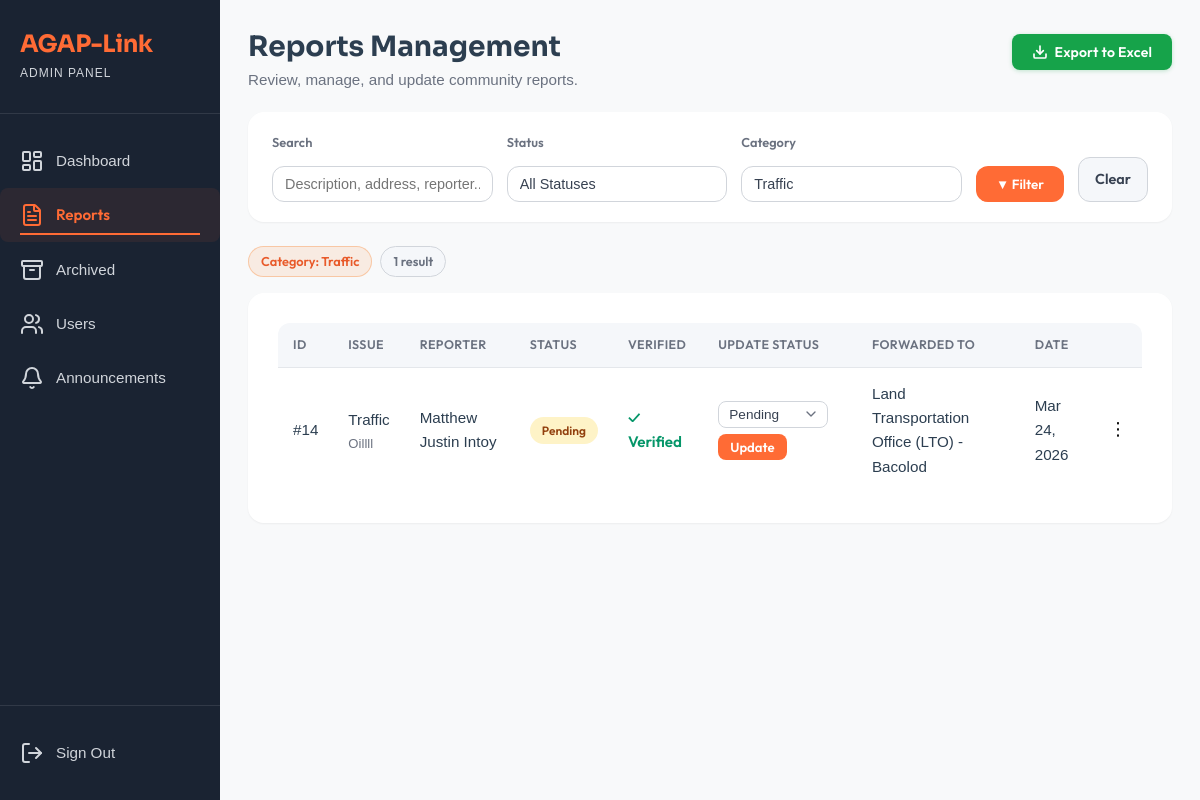
Page /view/admin_module/admin_report.php?category=7 (signed in) on the committed database.
### tables this page shows
CREATE TABLE `reports` (
  `report_id` int(11) NOT NULL,
  `user_id` int(11) NOT NULL,
  `category_id` int(11) NOT NULL,
  `assigned_agency_id` int(11) DEFAULT NULL,
  `description` text NOT NULL,
  `address` varchar(255) NOT NULL,
  `photo_path` varchar(255) DEFAULT NULL,
  `gps_lat` decimal(10,8) DEFAULT NULL,
  `gps_long` decimal(11,8) DEFAULT NULL,
  `status` enum('Pending','Verified','Forwarded','Ongoing','Resolved') DEFAULT 'Pending',
  `priority` enum('Low','Medium','Critical') DEFAULT 'Low',
  `created_at` timestamp NOT NULL DEFAULT current_timestamp(),
  `updated_at` timestamp NOT NULL DEFAULT current_timestamp() ON UPDATE current_timestamp(),
  `is_archived` tinyint(1) NOT NULL DEFAULT 0 COMMENT '0 = active, 1 = archived (soft-deleted)',
  `archived_at` datetime DEFAULT NULL,
  `is_verified` tinyint(1) NOT NULL DEFAULT 0,
  `agency_verified_at` datetime DEFAULT NULL
);

CREATE TABLE `categories` (
  `category_id` int(11) NOT NULL,
  `name` varchar(50) NOT NULL,
  `description` text DEFAULT NULL,
  `created_at` timestamp NOT NULL DEFAULT current_timestamp()
);

CREATE TABLE `agencies` (
  `agency_id` int(11) NOT NULL,
  `name` varchar(100) NOT NULL,
  `contact_number` varchar(20) DEFAULT NULL,
  `type` varchar(50) DEFAULT NULL,
  `category_id` int(11) DEFAULT NULL,
  `created_at` timestamp NOT NULL DEFAULT current_timestamp()
);

### model/Report.php (called while the page is built, shortened)
<?php
require_once dirname(__DIR__) . '/config/agaplinkdb.php';
class Report
{
    private $conn;
    public function __construct()
    {
        global $conn;
        $this->conn = $conn;
    }
    public function getAllCategories()
    {
        $sql = "SELECT category_id, name FROM categories WHERE name != 'Other' ORDER BY name ASC";
        $q = $this->conn->query($sql);
        return $q->fetchAll(PDO::FETCH_ASSOC);
    }
    public function getFilteredReports($filterStatus = '', $filterCategory = '', $filterSearch = '')
    {
        $sql = "SELECT r.*, c.name AS category_name, a.name AS agency_name,
                       CONCAT(u.first_name, ' ', IFNULL(CONCAT(u.middle_initial, '. '), ''), u.last_name) AS full_name,
                       u.phone_number AS reporter_phone
                FROM reports r
                LEFT JOIN categories c ON r.category_id = c.category_id
                LEFT JOIN agencies   a ON r.assigned_agency_id = a.agency_id
                LEFT JOIN users      u ON r.user_id = u.user_id
                WHERE (r.is_archived = 0 OR r.is_archived IS NULL)";
        $params = [];
        if ($filterCategory !== '') {
            $sql .= " AND r.category_id = ?";
            $params[] = $filterCategory;
        }
        $sql .= " ORDER BY r.created_at DESC";
        $stmt = $this->conn->prepare($sql);
        $stmt->execute($params);
        return $stmt->fetchAll(PDO::FETCH_ASSOC);
    }
}

### view/admin_module/admin_report.php (the view, shortened to what this page needs)
<?php
require_once dirname(__DIR__, 2) . "/config/agaplinkdb.php";
require_once MODEL_PATH . 'Report.php';
$filterStatus   = $_GET['status']   ?? '';
$filterCategory = $_GET['category'] ?? '';
$filterSearch   = trim($_GET['search'] ?? '');
$reportModel = new Report();
$allReports  = $reportModel->getFilteredReports($filterStatus, $filterCategory, $filterSearch);
$hasReports  = !empty($allReports);
$categories  = $reportModel->getAllCategories();
$statuses = ['Pending', 'Verified', 'Forwarded', 'Ongoing', 'Resolved'];
?>
<!DOCTYPE html>
<html lang="en">
<head>
    <link rel="stylesheet" href="<?= ASSET_URL ?>/css/admin_module/admin_module.css">
     <link rel="stylesheet" href="<?= ASSET_URL ?>/css/admin_module/admin_reports.css">
</head>
<body data-base-url="<?= BASE_URL ?>">
    <div class="dashboard-container">
        <?php require_once __DIR__ . '/../partials/admin_sidebar.php'; ?>
        <main class="main-content page-transition">
            <div class="reports-header">
                <div>
                    <h1>Reports Management</h1>
                    <p>Review, manage, and update community reports.</p>
                </div>
                <div class="reports-header-actions">
                    <button type="button" id="exportReportsBtn" class="btn-export">
                        <svg xmlns="http://www.w3.org/2000/svg" width="16" height="16" viewBox="0 0 24 24" fill="none" stroke="currentColor" stroke-width="2.5" stroke-linecap="round" stroke-linejoin="round">
                            <path d="M21 15v4a2 2 0 0 1-2 2H5a2 2 0 0 1-2-2v-4"/>
                            <polyline points="7 10 12 15 17 10"/>
                            <line x1="12" y1="15" x2="12" y2="3"/>
                        </svg>
                        Export to Excel
                    </button>
                </div>
            </div>
            <form method="GET" action="">
                <div class="filter-bar">
                    <div class="form-group">
                        <label for="search">Search</label>
                        <input type="text" id="search" name="search"
                            placeholder="Description, address, reporter..."
                            value="<?= htmlspecialchars($filterSearch) ?>">
                    </div>
                    <div class="form-group">
                        <label for="status">Status</label>
                        <select name="status" id="status">
                            <option value="">All Statuses</option>
                        </select>
                    </div>
                    <div class="form-group">
                        <label for="category">Category</label>
                        <select name="category" id="category">
                            <?php foreach ($categories as $cat): ?>
                                <option value="<?= $cat['category_id'] ?>"
                                    <?= $filterCategory == $cat['category_id'] ? 'selected' : '' ?>>
                                    <?= htmlspecialchars($cat['name']) ?>
                                </option>
                            <?php endforeach; ?>
                        </select>
                    </div>
                    <button type="submit" class="btn-filter-apply">&#x25BC; Filter</button>
                    <a href="<?= BASE_URL ?>/view/admin_module/admin_report.php" class="btn-clear">Clear</a>
                </div>
            </form>
            <?php if ($filterStatus || $filterCategory || $filterSearch): ?>
                <div class="active-filters">
                    <?php if ($filterCategory): ?>
                        <?php $catName = array_column($categories, 'name', 'category_id')[$filterCategory] ?? $filterCategory; ?>
                        <span class="filter-tag">Category: <?= htmlspecialchars($catName) ?></span>
                    <?php endif; ?>
                    <span class="filter-tag" style="background:var(--color-gray-100); color:var(--color-gray-600); border-color:var(--color-gray-300);">
                        <?= count($allReports) ?> result<?= count($allReports) !== 1 ? 's' : '' ?>
                    </span>
                </div>
            <?php endif; ?>
            <section class="reports-section">
                <?php if (!$hasReports): ?>
                    <div class="empty-state">
                        <div class="empty-icon">📋</div>
                        <p class="empty-message">No reports found<?= ($filterStatus || $filterCategory || $filterSearch) ? ' matching your filters.' : ' yet.' ?></p>
                    </div>
                <?php else: ?>
                    <div class="table-wrapper">
                        <table class="reports-table" id="reportsTable">
                            <thead>
                                <tr>
                                    <th>ID</th>
                                    <th>Issue</th>
                                    <th>Reporter</th>
                                    <th>Status</th>
                                    <th>Verified</th>
                                    <th>Update Status</th>
                                    <th>Forwarded To</th>
                                    <th>Date</th>
                                    <th></th>
                                </tr>
                            </thead>
                            <tbody>
                                <?php foreach ($allReports as $report): ?>
                                    <tr
                                        data-report-id="<?= htmlspecialchars($report['report_id']) ?>"
                                        data-category="<?= htmlspecialchars($report['category_name'] ?? 'General') ?>"
                                        data-description="<?= htmlspecialchars($report['description'] ?? '') ?>"
                                        data-reporter="<?= htmlspecialchars($report['full_name'] ?? 'N/A') ?>"
                                        data-status="<?= htmlspecialchars($report['status']) ?>"
                                        data-verified="<?= !empty($report['is_verified']) ? 'Verified' : 'Pending' ?>"
                                        data-agency="<?= htmlspecialchars($report['agency_name'] ?? '—') ?>"
                                        data-date="<?= date('M d, Y', strtotime($report['created_at'])) ?>">
                                        <td>#<?= htmlspecialchars($report['report_id']) ?></td>
                                        <td>
                                            <?= htmlspecialchars($report['category_name'] ?? 'General') ?>
                                            <span class="report-cell-sub">
                                                <?= htmlspecialchars(mb_strimwidth($report['description'] ?? '', 0, 70, '…')) ?>
                                            </span>
                                        </td>
                                        <td><?= htmlspecialchars($report['full_name'] ?? 'N/A') ?></td>
                                        <td>
                                            <?php
                                            $status = strtolower($report['status']);
                                            $statusClass = match ($status) {
                                                'pending'   => 'status-pending',
                                                'ongoing'   => 'status-ongoing',
                                                'verified'  => 'status-verified',
                                                'forwarded' => 'status-forwarded',
                                                'resolved'  => 'status-resolved',
                                                default     => 'status-pending'
                                            };
                                            ?>
                                            <span class="<?= $statusClass ?>"><?= ucfirst($status) ?></span>
                                        </td>
                                        <td>
                                            <?php if (!empty($report['is_verified'])): ?>
                                                <span style="color: #059669; font-weight: 600;">✓ Verified</span>
                                            <?php else: ?>
                                                <span style="color: #92400e; font-weight: 600;">Pending</span>
                                            <?php endif; ?>
                                        </td>
                                        <td>
                                            <form method="POST"
                                                action="<?= BASE_URL ?>/controller/update_report_status.php"
                                                class="status-update-form">
                                                <select name="new_status">
                                                    <?php foreach ($statuses as $s): ?>
                                                        <option value="<?= $s ?>"
                                                            <?= $report['status'] === $s ? 'selected' : '' ?>>
                                                            <?= $s ?>
                                                        </option>
                                                    <?php endforeach; ?>
                                                </select>
                                                <button type="submit" class="btn-update-status">Update</button>
                                            </form>
                                        </td>
                                        <td><?= htmlspecialchars($report['agency_name'] ?? '—') ?></td>
                                        <td><?= date('M d, Y', strtotime($report['created_at'])) ?></td>
                                        <td class="action-cell">
                                            <div class="meatballs-container">
                                                <button type="button" class="meatballs-btn">⋮</button>
                                            </div>
                                        </td>
                                    </tr>
                                <?php endforeach; ?>
                            </tbody>
                        </table>
                    </div>
                <?php endif; ?>
            </section>
        </main>
    </div>
</body>
</html>

### assets/css/admin_module/admin_reports.css (style rules this page uses)
.reports-header { display: flex; justify-content: space-between; align-items: flex-start; flex-wrap: wrap; gap: 12px; margin-bottom: 20px; }
.reports-header-actions { display: flex; align-items: center; gap: 10px; padding-top: 4px; }
.btn-export { display: inline-flex; align-items: center; gap: 7px; padding: 9px 20px; background-color: #16a34a; color: #ffffff; border: none; border-radius: 8px; font-size: 14px; font-weight: 600; cursor: pointer; white-space: nowrap; transition: background-color 0.18s ease, box-shadow 0.18s ease, transform 0.1s ease; box-shadow: 0 1px 4px rgba(22, 163, 74, 0.25); letter-spacing: 0.01em; }
.btn-export svg { flex-shrink: 0; transition: transform 0.2s ease; }

### assets/css/user_module/user_module.css (style rules this page uses)
html, body { width: 100%; overflow-x: hidden; }
* { margin: 0; padding: 0; box-sizing: border-box; }
body { font-family: var(--font-primary); background-color: var(--color-light); color: var(--color-gray-800); line-height: 1.6; }
.dashboard-container { display: flex; min-height: 100vh; }
.main-content { flex: 1; padding: 30px; min-height: 100vh; }
.status-pending { background-color: #fef3c7; color: #92400e; }
.reports-header { display: flex; justify-content: space-between; align-items: center; margin-bottom: 30px; flex-wrap: wrap; gap: 20px; }
.form-group { display: flex; flex-direction: column; gap: 8px; }
@media (min-width: 769px) and (max-width: 1279px) { .main-content { margin-left: 220px; padding: 35px 30px; } }
.page-transition { opacity: 0; transform: translateY(10px); animation: pageFadeIn 1s ease forwards; }

### assets/css/landing_page/style.css (style rules this page uses)
:root { --color-primary: #ff6b35; --color-primary-dark: #e85a2a; --color-primary-light: #ff8555; --color-secondary: #2c3e50; --color-dark: #1a2332; --color-darker: #0f1923; --color-light: #f8f9fa; --color-white: #ffffff; --color-gray-100: #f5f7fa; --color-gray-200: #e4e7eb; --color-gray-300: #d1d5db; --color-gray-600: #6b7280; --color-gray-800: #374151; --color-success: #10b981; --color-warning: #f59e0b; --font-primary: "Outfit", sans-serif; --font-display: "Sora", sans-serif; --spacing-xs: 0.5rem; --spacing-sm: 1rem; --spacing-md: 1.5rem; --spacing-lg: 2rem; --spacing-xl: 3rem; --spacing-2xl: 4rem; --spacing-3xl: 6rem; --radius-sm: 0.5rem; --radius-md: 0.75rem; --radius-lg: 1rem; --radius-xl: 1.5rem; --shadow-sm: 0 1px 2px 0 rgba(0, 0, 0, 0.05); --shadow-md: 0 4px 6px -1px rgba(0, 0, 0, 0.1); --shadow-lg: 0 10px 15px -3px rgba(0, 0, 0, 0.1); --shadow-xl: 0 20px 25px -5px rgba(0, 0, 0, 0.1); --transition-fast: 150ms ease; --transition-base: 250ms ease; --transition-slow: 350ms ease; }
* { margin: 0; padding: 0; box-sizing: border-box; }
html { scroll-behavior: smooth; }
body { font-family: var(--font-primary); font-size: 16px; line-height: 1.6; color: var(--color-gray-800); background-color: var(--color-white); -webkit-font-smoothing: antialiased; -moz-osx-font-smoothing: grayscale; }
h1, h2, h3, h4, h5, h6 { font-family: var(--font-display); font-weight: 700; line-height: 1.2; color: var(--color-dark); }

### rows in the picture
reports: report_id "14", category.name "Traffic", description "Oillll", full_name "Matthew Justin Intoy", status "Pending", is_verified "✓ Verified", new_status "Pending", assigned_agency.name "Land Transportation Office (LTO) - Bacolod", created_at "Mar 24, 2026"

### other values in the picture
$catName "Traffic"
count($allReports) "1"
form field category "Traffic"
